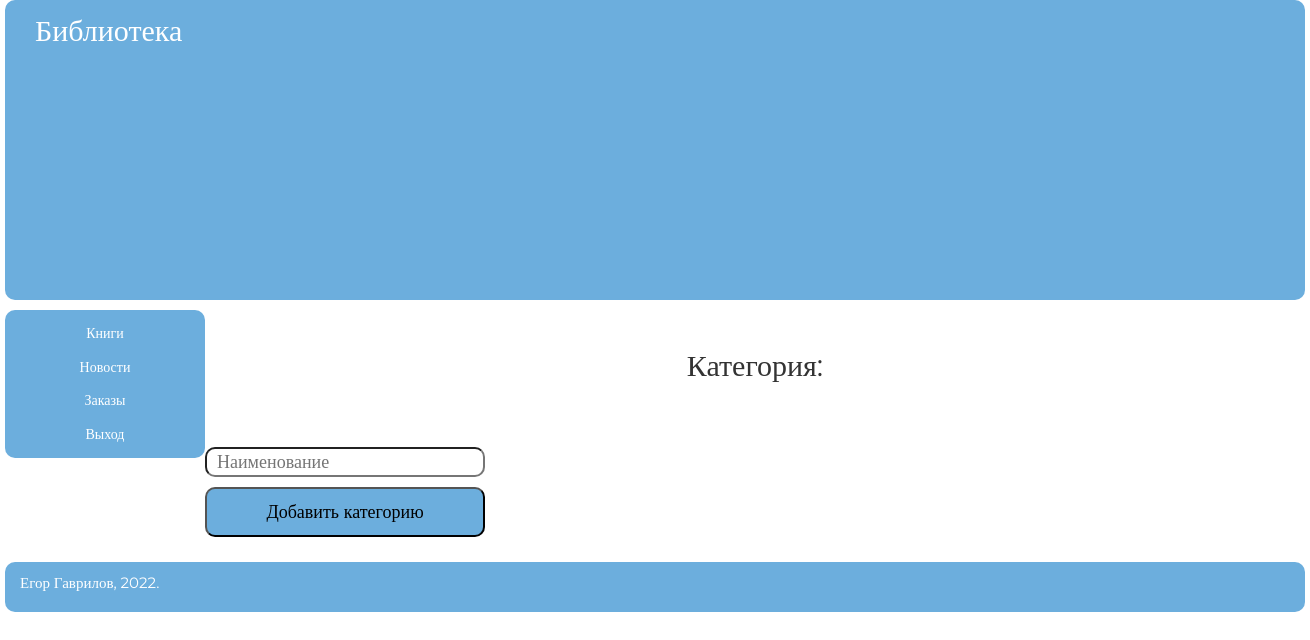
Page /adminka/books.php on the earlier database version.
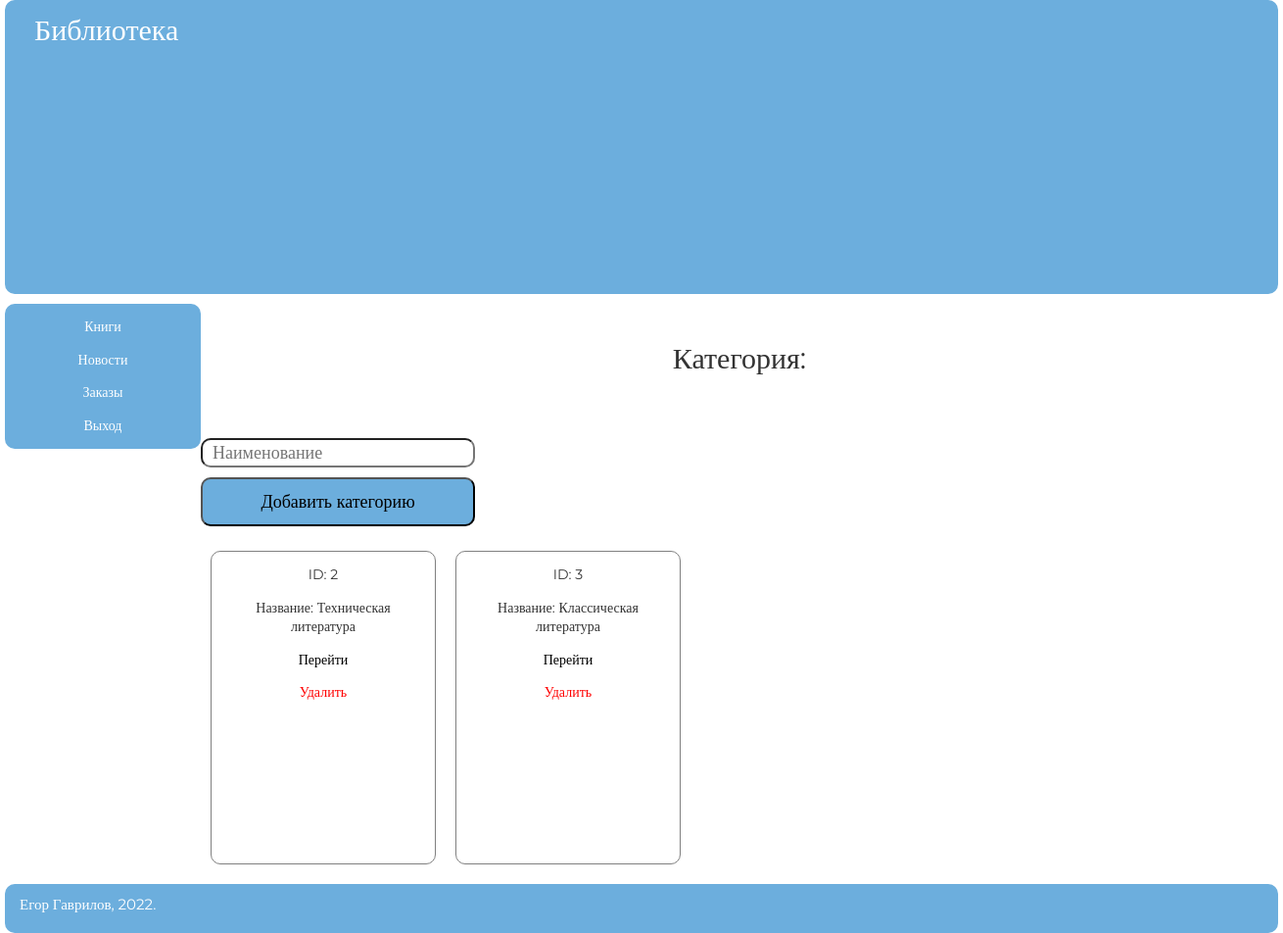
Same page on the later database version.
### tables this page shows
CREATE TABLE `category` (
  `id` int(11) NOT NULL,
  `category_name` text NOT NULL
);

### adminka/books.php (called while the page is built)
<?php
include "components/header.php";
include "components/contents/books.php";
include "components/sidebar.php";
include "../components/footer.php";

### adminka/components/contents/books.php (the view, shortened to what this page needs)
<div class="container clearfix">
    <main class="content">
        <p style="text-align: center; font-size: 30px; margin: 0; padding: 1.5em 0;">Категория:</p>
        <div class="reg_form">
            <form method="POST">
                <input type="text" name="name_cat" placeholder="Наименование">
                <input type="submit" name="add_cat" value="Добавить категорию">
            </form>
        </div>
        <div class="boxes">
            <?php
            $str_out_cat = "SELECT * FROM `category`";
            $run_out_cat = mysqli_query($connect, $str_out_cat);
            while ($out_cat = mysqli_fetch_array($run_out_cat)) {
                echo "
                            <div class='box'>
                                <p>ID: $out_cat[id]</p>
                                <p>Название: $out_cat[category_name]</p>
                                <p>
                                    <a href='category.php?cat=$out_cat[id]' class=book-link>
                                        Перейти
                                    </a>
                                </p>
                                <p>
                                    <a href='controllers/del.php?del_cat=$out_cat[id]' class=delete>
                                        Удалить
                                    </a>
                                </p>
                            </div>
                            ";
            }
            ?>
        </div>
    </main>

Differences in the rows shown:
added category: id "2", category_name "Техническая литература"
added category: id "3", category_name "Классическая литература"
